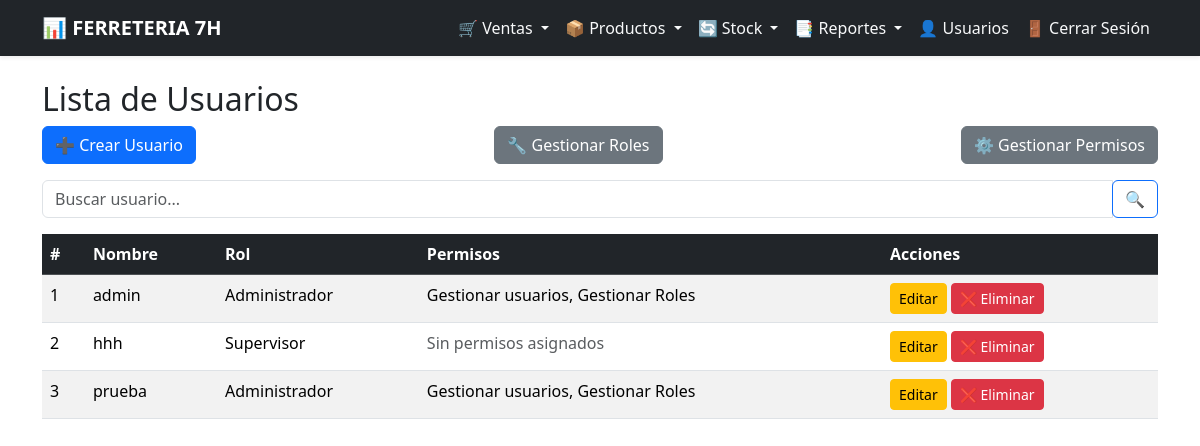
Page /users/ (signed in) on the committed database.
### users/models.py (models this page shows, shortened)
class Profile(models.Model):
    user = models.OneToOneField(User, on_delete=models.CASCADE)
    role = models.ForeignKey(Role, on_delete=models.SET_NULL, null=True)
    perfil_actualizado = models.BooleanField(default=False)

class Role(models.Model):
    name = models.CharField(max_length=50, unique=True)
    description = models.TextField(blank=True, null=True)
    permissions = models.ManyToManyField("SystemPermission", blank=True)  # ✅ Relación ManyToMany

class SystemPermission(models.Model):
    name = models.CharField(max_length=100, unique=True)
    description = models.TextField(blank=True, null=True)
    actions = models.TextField(default="")
    module = models.CharField(
        max_length=50,
        choices=[("usuario", "Usuarios")],  # ✅ Solo el módulo 'usuario' por ahora
        default="usuario"
    )  # 🔥 Nuevo campo para identificar el módulo

### users/views.py (the view)
# urls.py: path('', users_list, name='users_list'),
@login_required
def users_list(request):
    query = request.GET.get('q')  # ✅ Capturamos parámetro de búsqueda
    users = User.objects.filter(username__icontains=query) if query else User.objects.all()  # ✅ Optimización
    return render(request, 'users/users_list.html', {'users': users, 'query': query})

### users/templates/users/users_list.html (shortened to what this page needs)
{% extends "base.html" %}
{% block content %}
    <div class="container">
        <h2 class="mt-4">Lista de Usuarios</h2>
        <div class="d-flex justify-content-between mb-3">
            <a href="{% url 'create_user' %}" class="btn btn-primary">➕ Crear Usuario</a>
            <a href="{% url 'roles_list' %}" class="btn btn-secondary">🔧 Gestionar Roles</a>
            <a href="{% url 'permissions_list' %}" class="btn btn-secondary">⚙️ Gestionar Permisos</a>
        </div>
        <div class="input-group mb-3">
            <input type="text" id="searchUser" class="form-control" placeholder="Buscar usuario..." onkeyup="filterUsers()">
            <div class="input-group-append">
                <button class="btn btn-outline-primary" type="button">🔍</button>
            </div>
        </div>
        <table class="table table-striped table-hover">
            <thead class="table-dark">
                <tr>
                    <th>#</th>
                    <th>Nombre</th>
                    <th>Rol</th>
                    <th>Permisos</th>
                    <th>Acciones</th>
                </tr>
            </thead>
            <tbody id="usersList">
                {% for user in users %}
                    <tr>
                        <td>{{ forloop.counter }}</td>
                        <td>{{ user.username }}</td>
                        <td>{{ user.profile.role.name }}</td>
                        <td>
                            {% for permission in user.profile.role.permissions.all %}
                                {{ permission.name }}{% if not forloop.last %}, {% endif %}
                            {% empty %}
                                <span class="text-muted">Sin permisos asignados</span>
                            {% endfor %}
                        </td>
                        <td>
                            <a href="{% url 'edit_user' user.id %}" class="btn btn-warning btn-sm">Editar</a>
                            <button onclick="confirmarEliminacion({{ user.id }}, '/users/delete/')" class="btn btn-danger btn-sm">❌ Eliminar</button>
                        </td>
                    </tr>
                {% endfor %}
            </tbody>
        </table>
    </div>
{% endblock %}

### rows in the picture
SystemPermission: name "Gestionar usuarios"
SystemPermission: name "Gestionar Roles"

### other values in the picture
{{ user.username }} "admin"
{{ user.profile.role.name }} "Administrador"
{{ user.username }} "hhh"
{{ user.profile.role.name }} "Supervisor"
{{ user.username }} "prueba"
